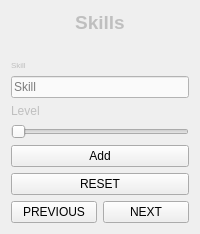
                <widget class="QWidget" name="page_24">
                 <layout class="QVBoxLayout" name="verticalLayout_83">
                  <item>
                   <layout class="QVBoxLayout" name="verticalLayout_82">
                    <item>
                     <widget class="QLabel" name="label_24">
                      <property name="sizePolicy">
                       <sizepolicy hsizetype="Minimum" vsizetype="Maximum">
                        <horstretch>0</horstretch>
                        <verstretch>0</verstretch>
                       </sizepolicy>
                      </property>
                      <property name="font">
                       <font>
                        <pointsize>14</pointsize>
                        <weight>75</weight>
                        <bold>true</bold>
                       </font>
                      </property>
                      <property name="styleSheet">
                       <string notr="true">color: rgb(191, 191, 191);</string>
                      </property>
                      <property name="text">
                       <string>Skills</string>
                      </property>
                      <property name="alignment">
                       <set>Qt::AlignCenter</set>
                      </property>
                     </widget>
                    </item>
                    <item>
                     <widget class="QLabel" name="label_125">
                      <property name="styleSheet">
                       <string notr="true">font: 14pt &quot;MS Shell Dlg 2&quot;;</string>
                      </property>
                      <property name="text">
                       <string/>
                      </property>
                      <property name="pixmap">
                       <pixmap resource="f1.qrc">:/newPrefix/Pic/skill4.jpg</pixmap>
                      </property>
                      <property name="scaledContents">
                       <bool>true</bool>
                      </property>
                      <property name="alignment">
                       <set>Qt::AlignCenter</set>
                      </property>
                     </widget>
                    </item>
                    <item>
                     <widget class="QLabel" name="label_2">
                      <property name="sizePolicy">
                       <sizepolicy hsizetype="Preferred" vsizetype="Maximum">
                        <horstretch>0</horstretch>
                        <verstretch>0</verstretch>
                       </sizepolicy>
                      </property>
                      <property name="font">
                       <font>
                        <pointsize>6</pointsize>
                       </font>
                      </property>
                      <property name="styleSheet">
                       <string notr="true">color: rgb(191, 191, 191);</string>
                      </property>
                      <property name="text">
                       <string>Skill</string>
                      </property>
                     </widget>
                    </item>
                    <item>
                     <widget class="QLineEdit" name="skill_line_edit_f2">
                      <property name="styleSheet">
                       <string notr="true">background-color: rgb(250, 250 , 250);</string>
                      </property>
                      <property name="placeholderText">
                       <string>Skill</string>
                      </property>
                     </widget>
                    </item>
                    <item>
                     <widget class="QLabel" name="label_36">
                      <property name="sizePolicy">
                       <sizepolicy hsizetype="Minimum" vsizetype="Maximum">
                        <horstretch>0</horstretch>
                        <verstretch>0</verstretch>
                       </sizepolicy>
                      </property>
                      <property name="styleSheet">
                       <string notr="true">font: 6pt &quot;MS Shell Dlg 2&quot;;
color: rgb(191, 191, 191);</string>
                      </property>
                      <property name="text">
                       <string>Level</string>
                      </property>
                     </widget>
                    </item>
                    <item>
                     <widget class="QSlider" name="skill_slider_f2">
                      <property name="maximum">
                       <number>5</number>
                      </property>
                      <property name="pageStep">
                       <number>1</number>
                      </property>
                      <property name="tracking">
                       <bool>false</bool>
                      </property>
                      <property name="orientation">
                       <enum>Qt::Horizontal</enum>
                      </property>
                      <property name="invertedAppearance">
                       <bool>false</bool>
                      </property>
                     </widget>
                    </item>
                    <item>
                     <widget class="QPushButton" name="ADD_SKILL_F2">
                      <property name="styleSheet">
                       <string notr="true">QPushButton {
	color: rgb(0, 0, 0);
	background-color: rgb(191, 191 191);
}
QPushButton:hover {
	color: rgb(255, 255, 255);
	background-color: rgb(0, 68, 100);
}</string>
                      </property>
                      <property name="text">
                       <string>Add</string>
                      </property>
                     </widget>
                    </item>
                    <item>
                     <widget class="QPushButton" name="rs2">
                      <property name="styleSheet">
                       <string notr="true">QPushButton {
	color: rgb(0, 0, 0);
	background-color: rgb(191, 191 191);
}
QPushButton:hover {
	color: rgb(255, 255, 255);
	background-color: rgb(0, 68, 100);
}</string>
                      </property>
                      <property name="text">
                       <string>RESET</string>
                      </property>
                     </widget>
                    </item>
                    <item>
                     <layout class="QHBoxLayout" name="horizontalLayout_66">
                      <item>
                       <widget class="QPushButton" name="F1_PREVIOUS_4">
                        <property name="styleSheet">
                         <string notr="true">QPushButton {
	color: rgb(0, 0, 0);
	background-color: rgb(191, 191 191);
}
QPushButton:hover {
	color: rgb(255, 255, 255);
	background-color: rgb(0, 68, 100);
}</string>
                        </property>
                        <property name="text">
                         <string>PREVIOUS</string>
                        </property>
                       </widget>
                      </item>
                      <item>
                       <widget class="QPushButton" name="F1_NEXT_4">
                        <property name="styleSheet">
                         <string notr="true">QPushButton {
	color: rgb(0, 0, 0);
	background-color: rgb(191, 191 191);
}
QPushButton:hover {
	color: rgb(255, 255, 255);
	background-color: rgb(0, 68, 100);
}</string>
                        </property>
                        <property name="text">
                         <string>NEXT</string>
                        </property>
                       </widget>
                      </item>
                     </layout>
                    </item>
                   </layout>
                  </item>
                 </layout>
                </widget>
